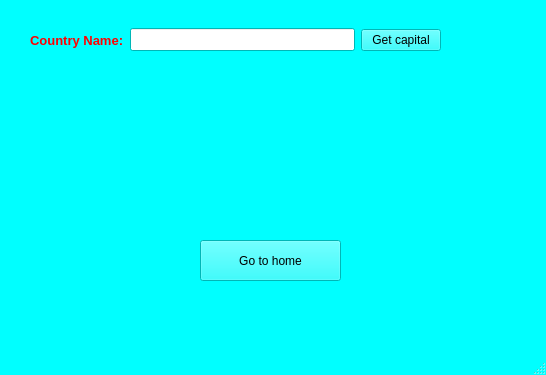
<?xml version="1.0" encoding="UTF-8"?>
<ui version="4.0">
 <class>MainWindow</class>
 <widget class="QMainWindow" name="MainWindow">
  <property name="geometry">
   <rect>
    <x>0</x>
    <y>0</y>
    <width>546</width>
    <height>375</height>
   </rect>
  </property>
  <property name="palette">
   <palette>
    <active>
     <colorrole role="WindowText">
      <brush brushstyle="SolidPattern">
       <color alpha="255">
        <red>255</red>
        <green>0</green>
        <blue>0</blue>
       </color>
      </brush>
     </colorrole>
     <colorrole role="Button">
      <brush brushstyle="SolidPattern">
       <color alpha="255">
        <red>0</red>
        <green>255</green>
        <blue>255</blue>
       </color>
      </brush>
     </colorrole>
     <colorrole role="Light">
      <brush brushstyle="SolidPattern">
       <color alpha="255">
        <red>127</red>
        <green>255</green>
        <blue>255</blue>
       </color>
      </brush>
     </colorrole>
     <colorrole role="Midlight">
      <brush brushstyle="SolidPattern">
       <color alpha="255">
        <red>63</red>
        <green>255</green>
        <blue>255</blue>
       </color>
      </brush>
     </colorrole>
     <colorrole role="Dark">
      <brush brushstyle="SolidPattern">
       <color alpha="255">
        <red>0</red>
        <green>127</green>
        <blue>127</blue>
       </color>
      </brush>
     </colorrole>
     <colorrole role="Mid">
      <brush brushstyle="SolidPattern">
       <color alpha="255">
        <red>0</red>
        <green>170</green>
        <blue>170</blue>
       </color>
      </brush>
     </colorrole>
     <colorrole role="Text">
      <brush brushstyle="SolidPattern">
       <color alpha="255">
        <red>0</red>
        <green>0</green>
        <blue>0</blue>
       </color>
      </brush>
     </colorrole>
     <colorrole role="BrightText">
      <brush brushstyle="SolidPattern">
       <color alpha="255">
        <red>255</red>
        <green>255</green>
        <blue>255</blue>
       </color>
      </brush>
     </colorrole>
     <colorrole role="ButtonText">
      <brush brushstyle="SolidPattern">
       <color alpha="255">
        <red>0</red>
        <green>0</green>
        <blue>0</blue>
       </color>
      </brush>
     </colorrole>
     <colorrole role="Base">
      <brush brushstyle="SolidPattern">
       <color alpha="255">
        <red>255</red>
        <green>255</green>
        <blue>255</blue>
       </color>
      </brush>
     </colorrole>
     <colorrole role="Window">
      <brush brushstyle="SolidPattern">
       <color alpha="255">
        <red>0</red>
        <green>255</green>
        <blue>255</blue>
       </color>
      </brush>
     </colorrole>
     <colorrole role="Shadow">
      <brush brushstyle="SolidPattern">
       <color alpha="255">
        <red>0</red>
        <green>0</green>
        <blue>0</blue>
       </color>
      </brush>
     </colorrole>
     <colorrole role="AlternateBase">
      <brush brushstyle="SolidPattern">
       <color alpha="255">
        <red>127</red>
        <green>255</green>
        <blue>255</blue>
       </color>
      </brush>
     </colorrole>
     <colorrole role="ToolTipBase">
      <brush brushstyle="SolidPattern">
       <color alpha="255">
        <red>255</red>
        <green>255</green>
        <blue>220</blue>
       </color>
      </brush>
     </colorrole>
     <colorrole role="ToolTipText">
      <brush brushstyle="SolidPattern">
       <color alpha="255">
        <red>0</red>
        <green>0</green>
        <blue>0</blue>
       </color>
      </brush>
     </colorrole>
     <colorrole role="PlaceholderText">
      <brush brushstyle="SolidPattern">
       <color alpha="128">
        <red>0</red>
        <green>0</green>
        <blue>0</blue>
       </color>
      </brush>
     </colorrole>
    </active>
    <inactive>
     <colorrole role="WindowText">
      <brush brushstyle="SolidPattern">
       <color alpha="255">
        <red>255</red>
        <green>0</green>
        <blue>0</blue>
       </color>
      </brush>
     </colorrole>
     <colorrole role="Button">
      <brush brushstyle="SolidPattern">
       <color alpha="255">
        <red>0</red>
        <green>255</green>
        <blue>255</blue>
       </color>
      </brush>
     </colorrole>
     <colorrole role="Light">
      <brush brushstyle="SolidPattern">
       <color alpha="255">
        <red>127</red>
        <green>255</green>
        <blue>255</blue>
       </color>
      </brush>
     </colorrole>
     <colorrole role="Midlight">
      <brush brushstyle="SolidPattern">
       <color alpha="255">
        <red>63</red>
        <green>255</green>
        <blue>255</blue>
       </color>
      </brush>
     </colorrole>
     <colorrole role="Dark">
      <brush brushstyle="SolidPattern">
       <color alpha="255">
        <red>0</red>
        <green>127</green>
        <blue>127</blue>
       </color>
      </brush>
     </colorrole>
     <colorrole role="Mid">
      <brush brushstyle="SolidPattern">
       <color alpha="255">
        <red>0</red>
        <green>170</green>
        <blue>170</blue>
       </color>
      </brush>
     </colorrole>
     <colorrole role="Text">
      <brush brushstyle="SolidPattern">
       <color alpha="255">
        <red>0</red>
        <green>0</green>
        <blue>0</blue>
       </color>
      </brush>
     </colorrole>
     <colorrole role="BrightText">
      <brush brushstyle="SolidPattern">
       <color alpha="255">
        <red>255</red>
        <green>255</green>
        <blue>255</blue>
       </color>
      </brush>
     </colorrole>
     <colorrole role="ButtonText">
      <brush brushstyle="SolidPattern">
       <color alpha="255">
        <red>0</red>
        <green>0</green>
        <blue>0</blue>
       </color>
      </brush>
     </colorrole>
     <colorrole role="Base">
      <brush brushstyle="SolidPattern">
       <color alpha="255">
        <red>255</red>
        <green>255</green>
        <blue>255</blue>
       </color>
      </brush>
     </colorrole>
     <colorrole role="Window">
      <brush brushstyle="SolidPattern">
       <color alpha="255">
        <red>0</red>
        <green>255</green>
        <blue>255</blue>
       </color>
      </brush>
     </colorrole>
     <colorrole role="Shadow">
      <brush brushstyle="SolidPattern">
       <color alpha="255">
        <red>0</red>
        <green>0</green>
        <blue>0</blue>
       </color>
      </brush>
     </colorrole>
     <colorrole role="AlternateBase">
      <brush brushstyle="SolidPattern">
       <color alpha="255">
        <red>127</red>
        <green>255</green>
        <blue>255</blue>
       </color>
      </brush>
     </colorrole>
     <colorrole role="ToolTipBase">
      <brush brushstyle="SolidPattern">
       <color alpha="255">
        <red>255</red>
        <green>255</green>
        <blue>220</blue>
       </color>
      </brush>
     </colorrole>
     <colorrole role="ToolTipText">
      <brush brushstyle="SolidPattern">
       <color alpha="255">
        <red>0</red>
        <green>0</green>
        <blue>0</blue>
       </color>
      </brush>
     </colorrole>
     <colorrole role="PlaceholderText">
      <brush brushstyle="SolidPattern">
       <color alpha="128">
        <red>0</red>
        <green>0</green>
        <blue>0</blue>
       </color>
      </brush>
     </colorrole>
    </inactive>
    <disabled>
     <colorrole role="WindowText">
      <brush brushstyle="SolidPattern">
       <color alpha="255">
        <red>0</red>
        <green>127</green>
        <blue>127</blue>
       </color>
      </brush>
     </colorrole>
     <colorrole role="Button">
      <brush brushstyle="SolidPattern">
       <color alpha="255">
        <red>0</red>
        <green>255</green>
        <blue>255</blue>
       </color>
      </brush>
     </colorrole>
     <colorrole role="Light">
      <brush brushstyle="SolidPattern">
       <color alpha="255">
        <red>127</red>
        <green>255</green>
        <blue>255</blue>
       </color>
      </brush>
     </colorrole>
     <colorrole role="Midlight">
      <brush brushstyle="SolidPattern">
       <color alpha="255">
        <red>63</red>
        <green>255</green>
        <blue>255</blue>
       </color>
      </brush>
     </colorrole>
     <colorrole role="Dark">
      <brush brushstyle="SolidPattern">
       <color alpha="255">
        <red>0</red>
        <green>127</green>
        <blue>127</blue>
       </color>
      </brush>
     </colorrole>
     <colorrole role="Mid">
      <brush brushstyle="SolidPattern">
       <color alpha="255">
        <red>0</red>
        <green>170</green>
        <blue>170</blue>
       </color>
      </brush>
     </colorrole>
     <colorrole role="Text">
      <brush brushstyle="SolidPattern">
       <color alpha="255">
        <red>0</red>
        <green>127</green>
        <blue>127</blue>
       </color>
      </brush>
     </colorrole>
     <colorrole role="BrightText">
      <brush brushstyle="SolidPattern">
       <color alpha="255">
        <red>255</red>
        <green>255</green>
        <blue>255</blue>
       </color>
      </brush>
     </colorrole>
     <colorrole role="ButtonText">
      <brush brushstyle="SolidPattern">
       <color alpha="255">
        <red>0</red>
        <green>127</green>
        <blue>127</blue>
       </color>
      </brush>
     </colorrole>
     <colorrole role="Base">
      <brush brushstyle="SolidPattern">
       <color alpha="255">
        <red>0</red>
        <green>255</green>
        <blue>255</blue>
       </color>
      </brush>
     </colorrole>
     <colorrole role="Window">
      <brush brushstyle="SolidPattern">
       <color alpha="255">
        <red>0</red>
        <green>255</green>
        <blue>255</blue>
       </color>
      </brush>
     </colorrole>
     <colorrole role="Shadow">
      <brush brushstyle="SolidPattern">
       <color alpha="255">
        <red>0</red>
        <green>0</green>
        <blue>0</blue>
       </color>
      </brush>
     </colorrole>
     <colorrole role="AlternateBase">
      <brush brushstyle="SolidPattern">
       <color alpha="255">
        <red>0</red>
        <green>255</green>
        <blue>255</blue>
       </color>
      </brush>
     </colorrole>
     <colorrole role="ToolTipBase">
      <brush brushstyle="SolidPattern">
       <color alpha="255">
        <red>255</red>
        <green>255</green>
        <blue>220</blue>
       </color>
      </brush>
     </colorrole>
     <colorrole role="ToolTipText">
      <brush brushstyle="SolidPattern">
       <color alpha="255">
        <red>0</red>
        <green>0</green>
        <blue>0</blue>
       </color>
      </brush>
     </colorrole>
     <colorrole role="PlaceholderText">
      <brush brushstyle="SolidPattern">
       <color alpha="128">
        <red>0</red>
        <green>0</green>
        <blue>0</blue>
       </color>
      </brush>
     </colorrole>
    </disabled>
   </palette>
  </property>
  <property name="windowTitle">
   <string>MainWindow</string>
  </property>
  <widget class="QWidget" name="centralwidget">
   <widget class="QLabel" name="output_label">
    <property name="geometry">
     <rect>
      <x>190</x>
      <y>70</y>
      <width>161</width>
      <height>51</height>
     </rect>
    </property>
    <property name="font">
     <font>
      <pointsize>12</pointsize>
      <weight>75</weight>
      <bold>true</bold>
     </font>
    </property>
    <property name="text">
     <string/>
    </property>
   </widget>
   <widget class="QWidget" name="horizontalLayoutWidget">
    <property name="geometry">
     <rect>
      <x>30</x>
      <y>0</y>
      <width>411</width>
      <height>80</height>
     </rect>
    </property>
    <layout class="QHBoxLayout" name="horizontalLayout">
     <item>
      <widget class="QLabel" name="label">
       <property name="font">
        <font>
         <pointsize>10</pointsize>
         <weight>75</weight>
         <bold>true</bold>
        </font>
       </property>
       <property name="text">
        <string>Country Name:</string>
       </property>
      </widget>
     </item>
     <item>
      <widget class="QLineEdit" name="country_box">
       <property name="font">
        <font>
         <pointsize>10</pointsize>
        </font>
       </property>
      </widget>
     </item>
     <item>
      <widget class="QPushButton" name="ok_button">
       <property name="text">
        <string>Get capital</string>
       </property>
      </widget>
     </item>
    </layout>
   </widget>
   <widget class="QPushButton" name="home_button">
    <property name="geometry">
     <rect>
      <x>200</x>
      <y>240</y>
      <width>141</width>
      <height>41</height>
     </rect>
    </property>
    <property name="text">
     <string>Go to home</string>
    </property>
   </widget>
  </widget>
  <widget class="QMenuBar" name="menubar">
   <property name="geometry">
    <rect>
     <x>0</x>
     <y>0</y>
     <width>546</width>
     <height>22</height>
    </rect>
   </property>
  </widget>
  <widget class="QStatusBar" name="statusbar"/>
 </widget>
 <resources/>
 <connections/>
</ui>
